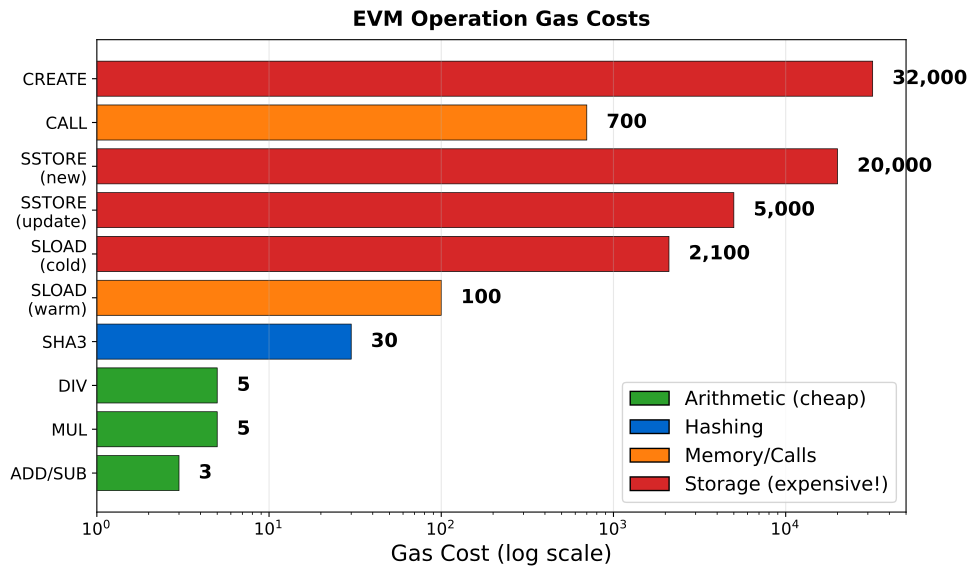

Write Python code to recreate this figure.
"""
Gas Costs by Operation
Bar chart showing EVM operation costs
"""

import matplotlib.pyplot as plt
import numpy as np
from pathlib import Path

CHART_METADATA = {
    'title': 'Gas Costs Operations',
    'url': 'https://github.com/Digital-AI-Finance/Blockchain_Crypto/tree/main/Module_B_Ethereum_Smart_Contracts/L14_Gas_Mechanics/charts/04_gas_costs_operations'
}

plt.rcParams.update({
    'font.size': 14,
    'axes.labelsize': 14,
    'axes.titlesize': 16,
    'xtick.labelsize': 12,
    'ytick.labelsize': 12,
    'legend.fontsize': 12,
    'figure.figsize': (10, 6),
    'figure.dpi': 150
})

MLPURPLE = '#3333B2'
MLBLUE = '#0066CC'
MLORANGE = '#FF7F0E'
MLGREEN = '#2CA02C'
MLRED = '#D62728'
MLLAVENDER = '#ADADE0'

fig, ax = plt.subplots(figsize=(10, 6))

# Operations and their gas costs
operations = ['ADD/SUB', 'MUL', 'DIV', 'SHA3', 'SLOAD\n(warm)', 'SLOAD\n(cold)',
              'SSTORE\n(update)', 'SSTORE\n(new)', 'CALL', 'CREATE']
costs = [3, 5, 5, 30, 100, 2100, 5000, 20000, 700, 32000]

# Color by category
colors = [MLGREEN, MLGREEN, MLGREEN, MLBLUE, MLORANGE, MLRED, MLRED, MLRED, MLORANGE, MLRED]

bars = ax.barh(operations, costs, color=colors, edgecolor='black', linewidth=0.5)

# Log scale for better visualization
ax.set_xscale('log')
ax.set_xlim(1, 50000)

# Add cost labels
for bar, cost in zip(bars, costs):
    width = bar.get_width()
    ax.text(width * 1.3, bar.get_y() + bar.get_height()/2,
            f'{cost:,}', va='center', fontsize=10, fontweight='bold')

# Legend
from matplotlib.patches import Patch
legend_elements = [
    Patch(facecolor=MLGREEN, edgecolor='black', label='Arithmetic (cheap)'),
    Patch(facecolor=MLBLUE, edgecolor='black', label='Hashing'),
    Patch(facecolor=MLORANGE, edgecolor='black', label='Memory/Calls'),
    Patch(facecolor=MLRED, edgecolor='black', label='Storage (expensive!)'),
]
ax.legend(handles=legend_elements, loc='lower right', fontsize=10)

ax.set_xlabel('Gas Cost (log scale)', fontsize=13)
ax.set_title('EVM Operation Gas Costs', fontweight='bold', fontsize=15, pad=10)
ax.grid(True, alpha=0.3, axis='x')

plt.tight_layout()

output_path = Path(__file__).parent / 'chart.pdf'
plt.savefig(output_path, bbox_inches='tight', dpi=300)
print(f"Chart saved to: {output_path.absolute()}")
plt.close()
